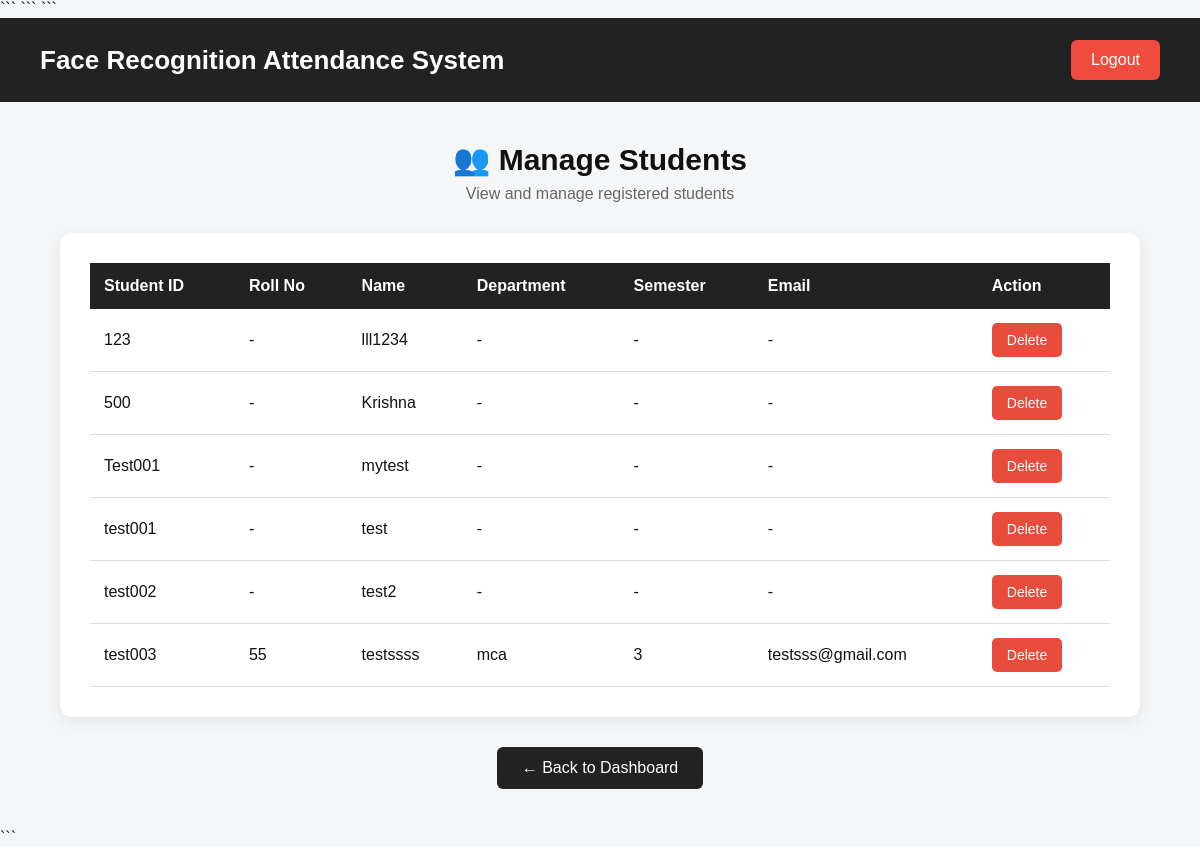
The app's page /students (signed in), older data.
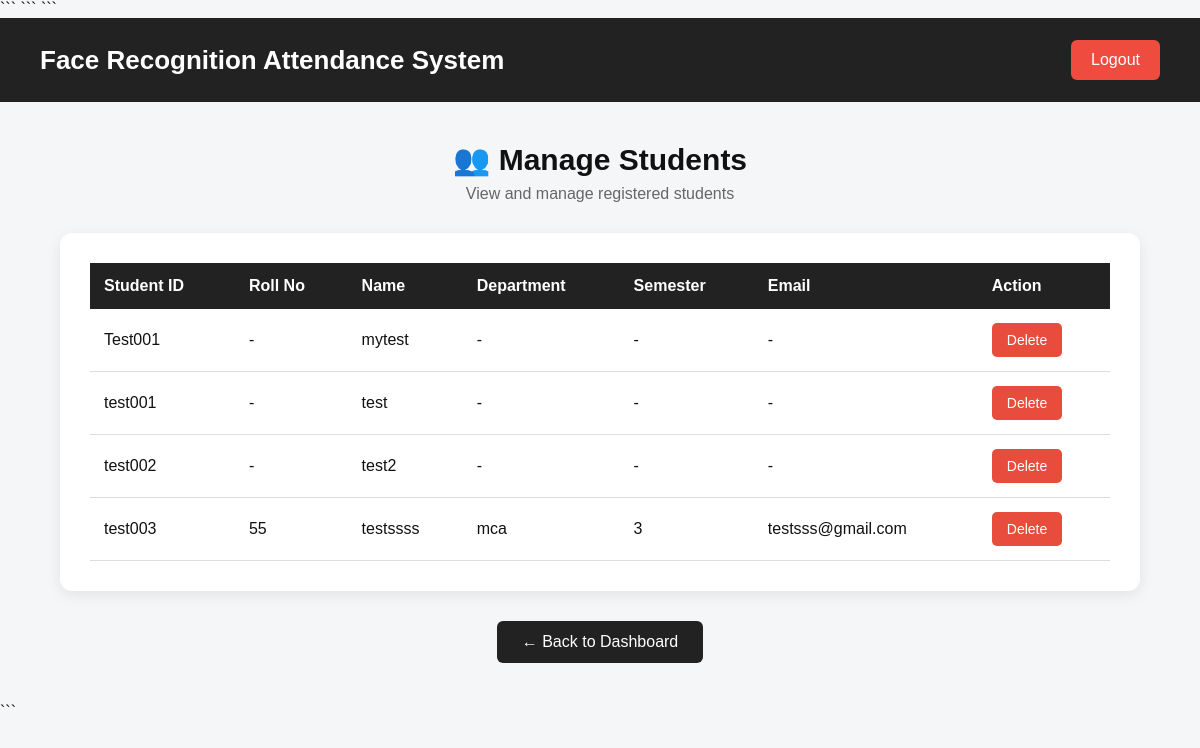
The same page, newer data.
### tables this page shows
CREATE TABLE students (
            student_id TEXT PRIMARY KEY,
            name TEXT NOT NULL
        , roll_no TEXT, department TEXT, semester TEXT, class_name TEXT, email TEXT);

### app.py (the view)
@app.route("/students")
def students():
    if "admin" not in session:
        return redirect("/login")
    connection = sqlite3.connect(DATABASE)
    cursor = connection.cursor()
    cursor.execute("""
        SELECT
            student_id,
            roll_no,
            name,
            department,
            semester,
            class_name,
            email
        FROM students
        ORDER BY student_id
    """)
    students = cursor.fetchall()
    connection.close()
    return render_template(
        "students.html",
        students=students
    )

### templates/students.html (shortened to what this page needs)
<!DOCTYPE html>
<html lang="en">
<head>
```
</head>
<body>
```
<div class="header">
    <h1>Face Recognition Attendance System</h1>
    <a href="/logout" class="logout">
        Logout
    </a>
</div>
<div class="container">
    <div class="title">
        <h2>👥 Manage Students</h2>
        <p>
            View and manage registered students
        </p>
    </div>
    <div class="student-card">
        {% if students %}
        <table>
            <thead>
                <tr>
                    <th>Student ID</th>
                    <th>Roll No</th>
                    <th>Name</th>
                    <th>Department</th>
                    <th>Semester</th>
                    <th>Email</th>
                    <th>Action</th>
                </tr>
            </thead>
            <tbody>
                {% for student in students %}
                <tr>
                    <td>{{ student[0] }}</td>
                    <td>{{ student[1] or '-' }}</td>
                    <td>{{ student[2] }}</td>
                    <td>{{ student[3] or '-' }}</td>
                    <td>{{ student[4] or '-' }}</td>
                    <td>{{ student[6] or '-' }}</td>
                    <td>
                        <form
                            method="POST"
                            action="/delete_student/{{ student[0] }}"
                            onsubmit="return confirm('Are you sure you want to delete this student?');"
                        >
                            <button
                                type="submit"
                                class="delete-btn"
                            >
                                Delete
                            </button>
                        </form>
                    </td>
                </tr>
                {% endfor %}
            </tbody>
        </table>
        {% endif %}
    </div>
    <div class="back">
        <a href="/dashboard">
            ← Back to Dashboard
        </a>
    </div>
</div>
```
</body>
</html>

### templates/students.html (style rules this page uses)
* { box-sizing: border-box; margin: 0; padding: 0; }
body { font-family: Arial, Helvetica, sans-serif; background-color: #f4f6f8; color: #111; min-height: 100vh; }
.header { background-color: #222; color: white; padding: 22px 40px; display: flex; justify-content: space-between; align-items: center; }
.header h1 { font-size: 26px; }
.logout { background-color: #ef4b3f; color: white; text-decoration: none; padding: 11px 20px; border-radius: 6px; }
.container { width: 90%; max-width: 1200px; margin: 40px auto; }
.title { text-align: center; margin-bottom: 30px; }
.title h2 { font-size: 30px; margin-bottom: 8px; }
.title p { color: #666; }
.student-card { background: white; padding: 30px; border-radius: 12px; box-shadow: 0 4px 15px rgba(0, 0, 0, 0.08); overflow-x: auto; }
table { width: 100%; border-collapse: collapse; min-width: 900px; }
th { background-color: #222; color: white; padding: 14px; text-align: left; }
td { padding: 14px; border-bottom: 1px solid #ddd; }
.delete-btn { background-color: #e74c3c; color: white; border: none; padding: 9px 15px; border-radius: 5px; cursor: pointer; font-size: 14px; }
.back { text-align: center; margin-top: 30px; }
.back a { display: inline-block; background-color: #222; color: white; text-decoration: none; padding: 12px 25px; border-radius: 6px; }

Row changes from the older to the newer data that the page shows:
removed students: student_id "123", student "-", name "lll1234"
removed students: student_id "500", student "-", name "Krishna"
